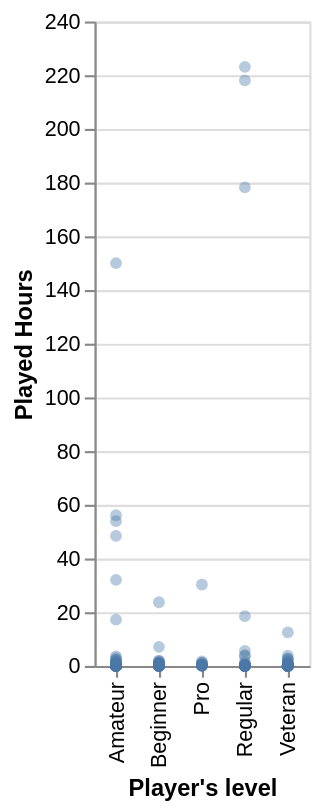

This figure's notebook cell:
### Markdown cell above
Explanatory visualizations:

### Code cell
import altair as alt
players_hrs_age = alt.Chart(players_tidy).mark_circle(opacity=0.4).encode(x=alt.X("age").title("Player's Age"), y=alt.Y("played_hours").title("Played Hours"))
players_hrs_age

players_hrs_gender = alt.Chart(players_tidy).mark_circle(opacity=0.4).encode(x=alt.X("gender").title("Player's Gender"), y=alt.Y("played_hours").title("Played Hours"))
players_hrs_gender

players_hrs_exp = alt.Chart(players_tidy).mark_circle(opacity=0.4).encode(x=alt.X("experience").title("Player's level"), y=alt.Y("played_hours").title("Played Hours"))
players_hrs_exp

### Figure 1 — Vega-Lite specification as saved in the notebook (floating-point values rounded to 4 significant figures; data arrays with more than 128 entries replaced by an {"elided": "..."} marker saying what was removed)
{"config": {"view": {"continuousWidth": 300, "continuousHeight": 300}}, "data": {"name": "data-2def6b37beff92aab52e02bfdd6aab08"}, "mark": {"type": "circle", "opacity": 0.4}, "encoding": {"x": {"field": "experience", "title": "Player's level", "type": "nominal"}, "y": {"field": "played_hours", "title": "Played Hours", "type": "quantitative"}}, "$schema": "https://vega.github.io/schema/vega-lite/v5.20.1.json", "datasets": {"data-2def6b37beff92aab52e02bfdd6aab08": {"elided": "196 records"}}}
